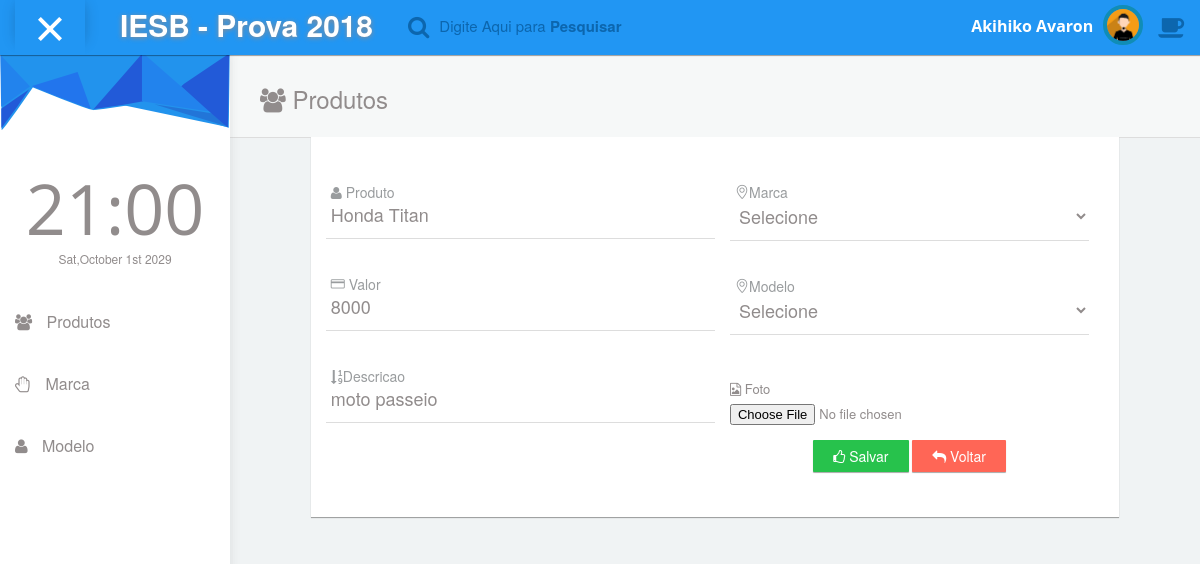
The app's page /Produto/formulario.php?id_produtos=1 with its own data.
### tables this page shows
CREATE TABLE `produtos` (
  `id_produtos` int(11) NOT NULL AUTO_INCREMENT,
  `nome` varchar(45) NOT NULL,
  `valor` double NOT NULL,
  `descricao` varchar(45) NOT NULL,
  `id_modelo` int(11) NOT NULL,
  `id_marca` int(11) NOT NULL,
  `foto` varchar(500) DEFAULT NULL,
  PRIMARY KEY (`id_produtos`),
  KEY `fk_produtos_modelo_idx` (`id_modelo`),
  KEY `fk_produtos_marca1_idx` (`id_marca`),
  CONSTRAINT `fk_produtos_marca1` FOREIGN KEY (`id_marca`) REFERENCES `marca` (`id_marca`) ON DELETE NO ACTION ON UPDATE NO ACTION,
  CONSTRAINT `fk_produtos_modelo` FOREIGN KEY (`id_modelo`) REFERENCES `modelo` (`id_modelo`) ON DELETE NO ACTION ON UPDATE NO ACTION
);

### Produto/Produto.php (called while the page is built, shortened)
<?php
include_once '../Conexao.php';
class Produto
{
    protected $nome;
    protected $valor;
    protected $descricao;
    protected $foto;
    public function getNome()
    {
        return $this->nome;
    }
    public function getValor()
    {
        return $this->valor;
    }
    public function getDescricao()
    {
        return $this->descricao;
    }
    public function getFoto()
    {
        return $this->foto;
    }
    public function carregarPorId($id_produtos){
        $conexao = new Conexao();
        $sql = "select * from produtos where id_produtos = $id_produtos";
        $dados = $conexao->recuperarDados($sql);
        $this->nome = $dados[0]['nome'];
        $this->valor = $dados[0]['valor'];
        $this->descricao = $dados[0]['descricao'];
        $this->foto = $dados[0]['foto'];
    }
}

### Conexao.php (called while the page is built, shortened)
<?php
class Conexao {
	protected $conexao;
	public function conectar()
	{
		$this->conexao = new PDO('mysql:host=localhost;dbname=revisao;charset=utf8', 'root', '');
	}
	public function desconectar()
	{
		$this->conexao = null;
	}
	public function recuperarDados($sql)
	{
        $retorno = $this->conexao->query($sql)->fetchAll(PDO::FETCH_ASSOC);
		return $retorno;
	}
}

### Produto/Formulario.php (the view, shortened to what this page needs)
<?php
include_once 'Produto.php';
$produto = new Produto();
if (!empty($_GET['id_produtos'])) {
    $produto->carregarPorId($_GET['id_produtos']);
}
include_once '../cabecalho.php';
?>
<div class="panel box-shadow-none content-header">
    <div class="panel-body">
        <div class="col-md-12">
            <h3 class="animated fadeInLeft"><span class="fa fa-users"></span> Produtos</h3>
        </div>
    </div>
    <div class="col-md-offset-1 col-md-10 panel">
        <div class="col-md-12 panel-body" style="padding-bottom:30px;">
            <div class="col-md-6">
                <form enctype="multipart/form-data" action="processamento.php?acao=salvar" method="post" class="form-horizontal">
                    <div class="form-group form-animate-text" style="margin-top:40px !important;">
                        <input type="text" class="form-text" id="nome" name="nome" required
                               value="<?php echo $produto->getNome(); ?>">
                        <label> <i class="fa fa-user"></i> Produto</label>
                     </div>
                    <div class="form-group form-animate-text" style="margin-top:40px !important;">
                        <input type="text" class="form-text" id="valor" name="valor" required
                               value="<?php echo $produto->getValor(); ?>">
                        <label> <i class="icons icon-credit-card"></i> Valor</label>
                    </div>
                    <div class="form-group form-animate-text" style="margin-top:40px !important;">
                        <input type="text" class="form-text" id="descricao" name="descricao" required
                               value="<?php echo $produto->getDescricao(); ?>">
                        <label> <i class="fa fa-sort-numeric-asc"></i>Descricao</label>
                    </div>
            </div>
            <div class="col-md-6">
                <div class="form-group form-animate-text" style="margin-top:40px !important;">
                    <select class="form-text" name="marca" id="marca">
                        <option value="">Selecione</option>
                    </select>
                    <label> <i class="icons icon-location-pin"></i>Marca</label>
                </div>
                <div class="form-group form-animate-text" style="margin-top:40px !important;">
                    <select class="form-text" name="modelo" id="modelo">
                        <option value="">Selecione</option>
                    </select>
                    <label> <i class="icons icon-location-pin"></i>Modelo</label>
                </div>
                <div class="form-group" style="margin-top:40px !important;">
                    <label> <i class="fa fa-file-photo-o"></i> Foto</label>
                    <input type="file" class="form-text" id="foto" name="foto"
                           value="<?php echo $produto->getFoto(); ?>">
                </div>
                <div class="form-group">
                    <div class="text-center">
                        <button type="submit" class="btn btn-success"><span class="fa fa-thumbs-o-up"> </span> Salvar
                        </button>
                        <a class="btn btn-danger" href="index.php"><span class="fa fa-reply"> </span> Voltar</a>
                    </div>
                </div>
        </div>
    </div>
</div>
<?php
include_once '../rodape.php';
?>

### records on screen
produtos: nome "Honda Titan", valor "8000", descricao "moto passeio"
